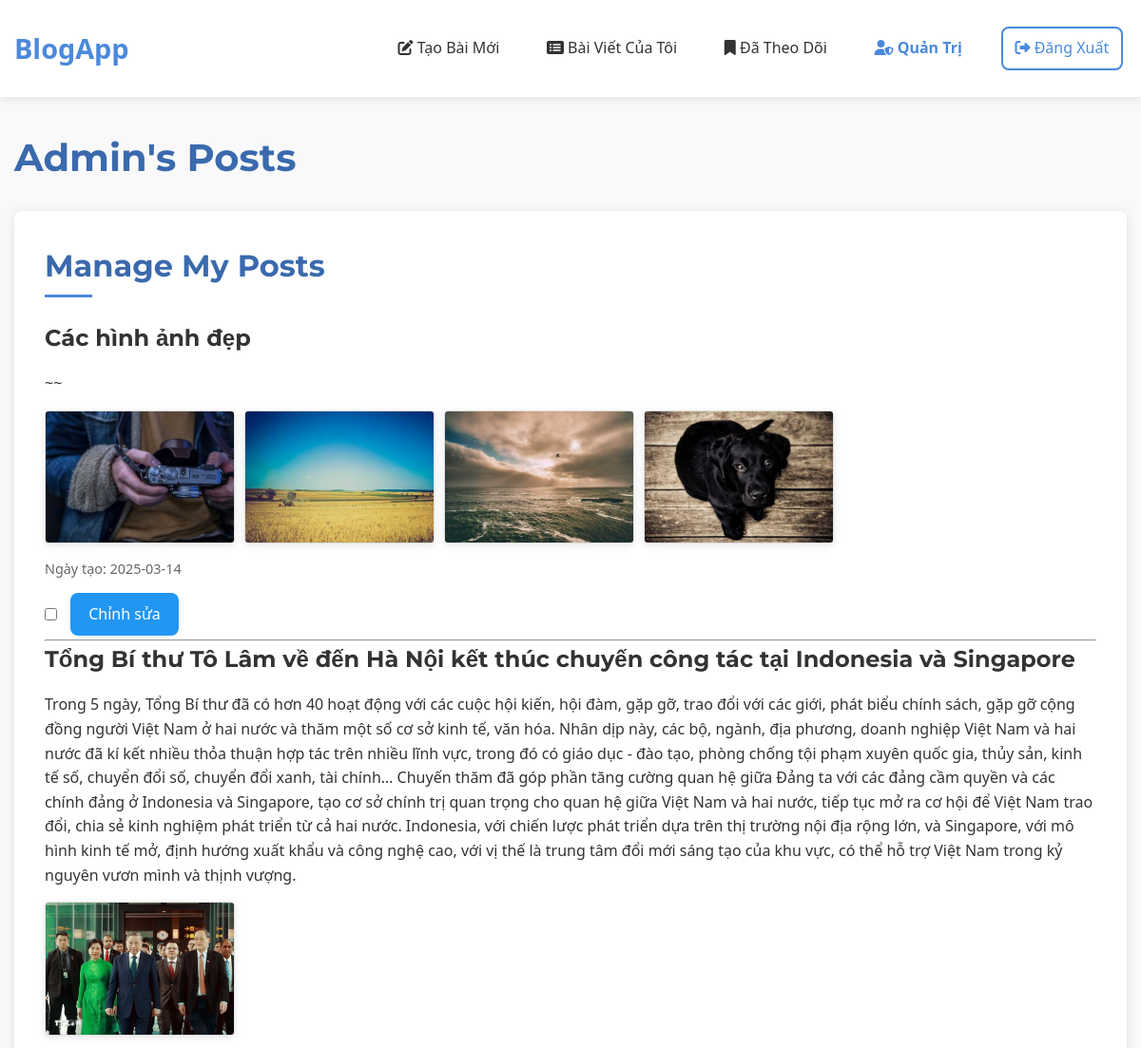
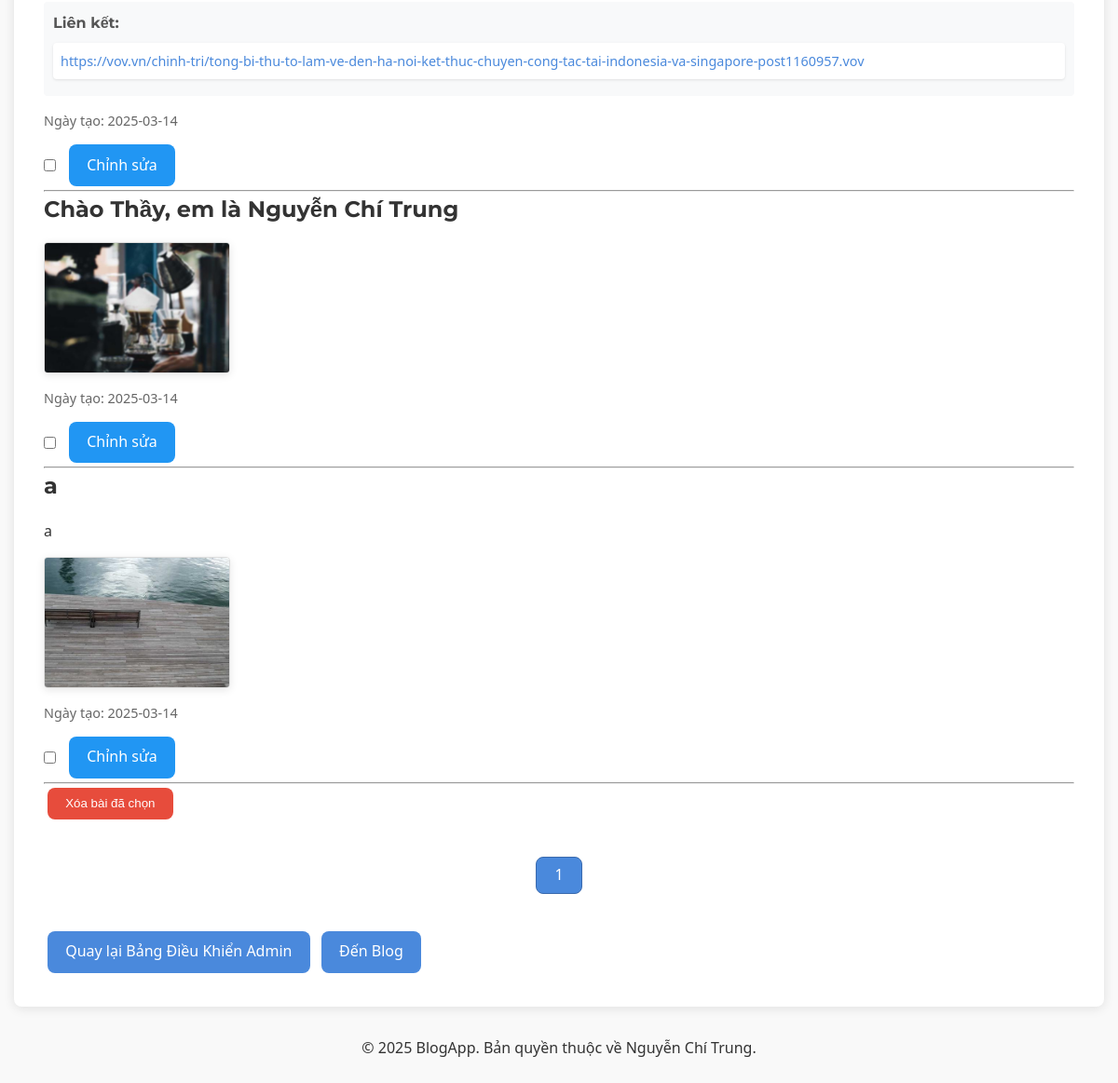
The page /admin/my_posts (signed in) on the database its author committed (2 pictures, top to bottom).
### tables this page shows
CREATE TABLE post (
  id INTEGER PRIMARY KEY AUTOINCREMENT,
  author_id INTEGER NOT NULL,
  created TIMESTAMP NOT NULL DEFAULT CURRENT_TIMESTAMP,
  title TEXT NOT NULL,
  text_content TEXT,
  FOREIGN KEY (author_id) REFERENCES user (id)
);

CREATE TABLE post_content (
  id INTEGER PRIMARY KEY AUTOINCREMENT,
  post_id INTEGER NOT NULL,
  content_type TEXT NOT NULL,  -- 'image' hoặc 'link'
  content TEXT NOT NULL,       -- đường dẫn hình ảnh hoặc URL
  display_order INTEGER NOT NULL,
  FOREIGN KEY (post_id) REFERENCES post (id) ON DELETE CASCADE
);

### flaskr/blog.py (the view)
@bp.route('/admin/my_posts')
@login_required
def admin_my_posts():
    if not g.user['is_admin']:
        return redirect(url_for('blog.blog_index'))
    db = get_db()
    page = request.args.get('page', 1, type=int)
    per_page = 10
    offset = (page - 1) * per_page
    posts_rows = db.execute(
        'SELECT p.id, p.title, p.text_content, p.created, u.username, u.id as author_id'
        ' FROM post p JOIN user u ON p.author_id = u.id'
        ' WHERE p.author_id = ? ORDER BY p.created DESC LIMIT ? OFFSET ?',
        (g.user['id'], per_page, offset)
    ).fetchall()
    posts = []
    for post_row in posts_rows:
        post = dict(post_row)
        contents = db.execute(
            'SELECT content_type, content, display_order'
            ' FROM post_content'
            ' WHERE post_id = ?'
            ' ORDER BY display_order',
            (post['id'],)
        ).fetchall()
        post['images'] = [c['content'] for c in contents if c['content_type'] == 'image']
        post['links'] = [c['content'] for c in contents if c['content_type'] == 'link']
        posts.append(post)
    total_posts = db.execute(
        'SELECT COUNT(*) FROM post WHERE author_id = ?',
        (g.user['id'],)
    ).fetchone()[0]
    total_pages = (total_posts + per_page - 1) // per_page
    return render_template('blog/admin_my_posts.html', posts=posts, page=page, total_pages=total_pages)

### flaskr/__init__.py (called while the page is built)
def create_app(test_config=None):
    app = Flask(__name__, instance_relative_config=True)
    app.config.from_mapping(
        SECRET_KEY='dev',
        DATABASE=os.path.join(app.instance_path, 'flaskr.sqlite'),
    )
    if test_config is None:
        app.config.from_pyfile('config.py', silent=True)
    else:
        app.config.from_mapping(test_config)
    try:
        os.makedirs(app.instance_path)
    except OSError:
        pass
    from . import db
    db.init_app(app)
    from . import auth
    app.register_blueprint(auth.bp)
    from . import blog
    app.register_blueprint(blog.bp)
    @app.context_processor
    def inject_utilities():
        def get_year():
            return datetime.datetime.now().year
        return {'get_year': get_year}
    @app.route('/')
    def index():
        return redirect(url_for('blog.blog_index'))
    return app

### flaskr/auth.py (called while the page is built)
@bp.before_app_request
def load_logged_in_user():
    user_id = session.get('user_id')
    if user_id is None:
        g.user = None
    else:
        g.user = get_db().execute(
            'SELECT * FROM user WHERE id = ?', (user_id,)
        ).fetchone()  # fetchone() trả về một sqlite3.Row

def login_required(view):
    @functools.wraps(view)
    def wrapped_view(**kwargs):
        if g.user is None:
            return redirect(url_for('auth.login'))
        return view(**kwargs)
    return wrapped_view

### flaskr/db.py (called while the page is built)
def get_db():
    if 'db' not in g:
        g.db = sqlite3.connect(
            current_app.config['DATABASE'],
            detect_types=sqlite3.PARSE_DECLTYPES
        )
        g.db.row_factory = sqlite3.Row
    return g.db

### flaskr/templates/blog/admin_my_posts.html (shortened to what this page needs)
{% extends 'base.html' %}
{% block header %}
  <h1>Admin's Posts</h1>
{% endblock %}
{% block content %}
<section class="admin-section">
  <h2>Manage My Posts</h2>
  <form action="{{ url_for('blog.delete_multiple_posts') }}" method="post" class="form-list">
    {% for post in posts %}
      <div class="post-item admin">
        <h3>{{ post.title }}</h3>
        {% if post.text_content %}
        <div class="post-text">
          {{ post.text_content }}
        </div>
        {% endif %}
        {% if post.images %}
        <div class="post-images">
          {% for image in post.images %}
          <div class="image-container">
            <img src="{{ image }}" alt="Hình ảnh" class="post-image">
          </div>
          {% endfor %}
        </div>
        {% endif %}
        {% if post.links %}
        <div class="post-links">
          <h4>Liên kết:</h4>
          <ul>
            {% for link in post.links %}
            <li><a href="{{ link }}" target="_blank">{{ link }}</a></li>
            {% endfor %}
          </ul>
        </div>
        {% endif %}
        <div class="post-meta">
          <span>Ngày tạo: {{ post.created.strftime('%Y-%m-%d') }}</span>
        </div>
        <div class="post-actions">
          <input type="checkbox" name="post_ids" value="{{ post.id }}">
          <a class="btn edit" href="{{ url_for('blog.update', id=post.id) }}">Chỉnh sửa</a>
        </div>
      </div>
      <hr>
    {% endfor %}
    <input class="btn danger" type="submit" value="Xóa bài đã chọn" onclick="return confirm('Bạn có chắc chắn muốn xóa bài viết đã chọn?');">
  </form>
  <div class="pagination">
    {% for p in range(1, total_pages + 1) %}
      <a class="btn {% if p == page %}active{% endif %}" href="{{ url_for('blog.admin_my_posts', page=p) }}">{{ p }}</a>
    {% endfor %}
  </div>
  <div class="navigation-links">
    <a class="btn" href="{{ url_for('blog.admin') }}">Quay lại Bảng Điều Khiển Admin</a>
    <a class="btn" href="{{ url_for('blog.blog_index') }}">Đến Blog</a>
  </div>
</section>
{% endblock %}

### flaskr/static/style.css (style rules this page uses)
:root { --primary-color: #4a89dc; --primary-dark: #3a6aad; --primary-light: #6a99e9; --secondary-color: #5cb85c; --danger-color: #e74c3c; --warning-color: #f0ad4e; --text-color: #333; --text-light: #888; --bg-color: #f9f9f9; --light-gray: #eee; --dark-gray: #555; --border-radius: 8px; --box-shadow: 0 2px 12px rgba(0, 0, 0, 0.1); --transition: all 0.3s ease; --font-primary: 'Segoe UI', Tahoma, Geneva, Verdana, sans-serif; --font-heading: 'Montserrat', sans-serif; }
* { margin: 0; padding: 0; box-sizing: border-box; }
body { font-family: var(--font-primary); color: var(--text-color); background-color: var(--bg-color); line-height: 1.6; padding-bottom: 50px; }
a { color: var(--primary-color); text-decoration: none; transition: var(--transition); }
h1, h2, h3, h4, h5, h6 { font-family: var(--font-heading); margin-bottom: 1rem; color: var(--text-color); }
h1 { font-size: 2.5rem; font-weight: 700; color: var(--primary-dark); }
h2 { font-size: 2rem; position: relative; padding-bottom: 0.5rem; margin-bottom: 1.5rem; }
h2:after { content: ''; position: absolute; left: 0; bottom: 0; height: 3px; width: 50px; background-color: var(--primary-color); }
h3 { font-size: 1.5rem; }
.btn { display: inline-block; padding: 0.6rem 1.2rem; border-radius: var(--border-radius); font-weight: 500; text-align: center; cursor: pointer; border: none; transition: var(--transition); text-transform: none; margin: 0.25rem; background-color: var(--primary-color); color: white; }
.btn.danger { background-color: var(--danger-color); color: white; }
.post-meta { font-size: 0.9rem; color: var(--text-light); display: flex; align-items: center; gap: 0.5rem; }
.post-text { margin-bottom: 1rem; line-height: 1.7; }
.post-images { display: flex; flex-wrap: wrap; gap: 10px; margin: 1rem 0; }
.image-container { position: relative; overflow: hidden; border-radius: 8px; box-shadow: 0 2px 8px rgba(0, 0, 0, 0.1); max-width: 200px; max-height: 200px; }
.post-image { width: 100%; height: 100%; object-fit: cover; transition: transform 0.3s ease; }
.post-links { background-color: var(--light-gray); border-radius: var(--border-radius); padding: 1rem; margin: 1rem 0; }
.post-links h4 { margin-bottom: 0.5rem; font-size: 1rem; color: var(--dark-gray); }
.post-links ul { list-style: none; padding-left: 0; }
.post-links li { margin-bottom: 0.5rem; }
.post-links a { display: block; padding: 0.5rem; background-color: white; border-radius: 4px; font-size: 0.9rem; box-shadow: 0 1px 3px rgba(0, 0, 0, 0.1); transition: var(--transition); overflow: hidden; text-overflow: ellipsis; white-space: nowrap; }
.post-actions { display: flex; gap: 0.5rem; align-items: center; }
.pagination { display: flex; justify-content: center; gap: 0.5rem; margin: 2rem 0; }
.pagination .btn { min-width: 40px; height: 40px; display: flex; align-items: center; justify-content: center; background-color: white; color: var(--text-color); border: 1px solid var(--light-gray); }
.pagination .btn.active { background-color: var(--primary-color); color: white; border-color: var(--primary-dark); }
.admin-section { background-color: white; border-radius: var(--border-radius); box-shadow: var(--box-shadow); padding: 2rem; margin-bottom: 2rem; }
.admin-section h2 { color: var(--primary-dark); margin-bottom: 1.5rem; }

### flaskr/templates/blog/admin_my_posts.html (style rules this page uses)
.post-images { display: flex; flex-wrap: wrap; gap: 10px; margin: 15px 0; }
.image-container { max-width: 200px; max-height: 200px; overflow: hidden; border: 1px solid #ddd; border-radius: 4px; }
.post-image { width: 100%; height: 100%; object-fit: cover; }
.post-links { margin: 15px 0; padding: 10px; background-color: #f8f9fa; border-radius: 4px; }
.post-text { margin: 15px 0; line-height: 1.6; }
.post-actions { margin-top: 10px; display: flex; align-items: center; gap: 10px; }
.edit { background-color: #2196F3; color: white; }
.post-meta { font-size: 0.9em; color: #666; margin-top: 10px; }

### rows shown on the page
post: title "Các hình ảnh đẹp", text_content "~~", created "2025-03-14"
post_content: content (picture)
post_content: content (picture)
post_content: content (picture)
post_content: content (picture)
post: title "Tổng Bí thư Tô Lâm về đến Hà Nội kết thúc chuyến công tác tại Indonesia và Singapore", text_content "Trong 5 ngày, Tổng Bí thư đã có hơn 40 hoạt động với các cuộc hội kiến, hội đàm, gặp gỡ, trao đổi với các giới, phát biểu chính sách, gặp gỡ cộng đồng người Việt Nam ở hai nước và thăm một số cơ sở kinh tế, văn hóa. Nhân dịp này, các bộ, ngành, địa phương, doanh nghiệp Việt Nam và hai nước đã kí kết nhiều thỏa thuận hợp tác trên nhiều lĩnh vực, trong đó có giáo dục - đào tạo, phòng chống tội phạm xuyên quốc gia, thủy sản, kinh tế số, chuyển đổi số, chuyển đổi xanh, tài chính… Chuyến thăm đã góp phần tăng cường quan hệ giữa Đảng ta với các đảng cầm quyền và các chính đảng ở Indonesia và Singapore, tạo cơ sở chính trị quan trọng cho quan hệ giữa Việt Nam và hai nước, tiếp tục mở ra cơ hội để…", created "2025-03-14"
post_content: content (picture)
post_content: content "https://vov.vn/chinh-tri/tong-bi-thu-to-lam-ve-den-ha-noi-ket-thuc-chuyen-cong-tac-tai-indonesia-va-singapore-post1160957.vov"
post: title "Chào Thầy, em là Nguyễn Chí Trung", created "2025-03-14"
post_content: content (picture)
post: title "a", text_content "a", created "2025-03-14"
post_content: content (picture)

### other values the page prints
{{ p }} "1"
{{ get_year() }} "2025"
